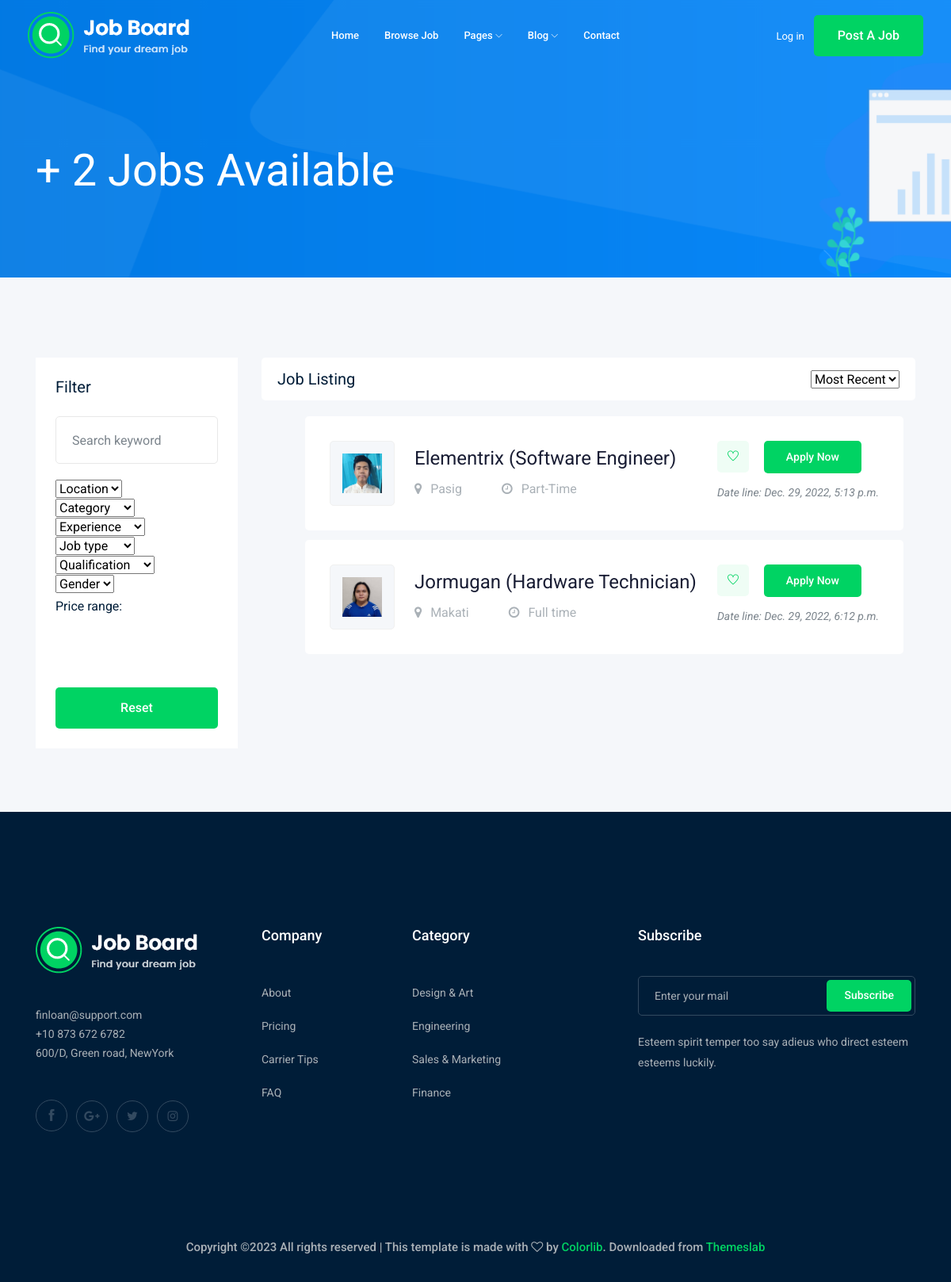
The app's page /jobs.html, older data.
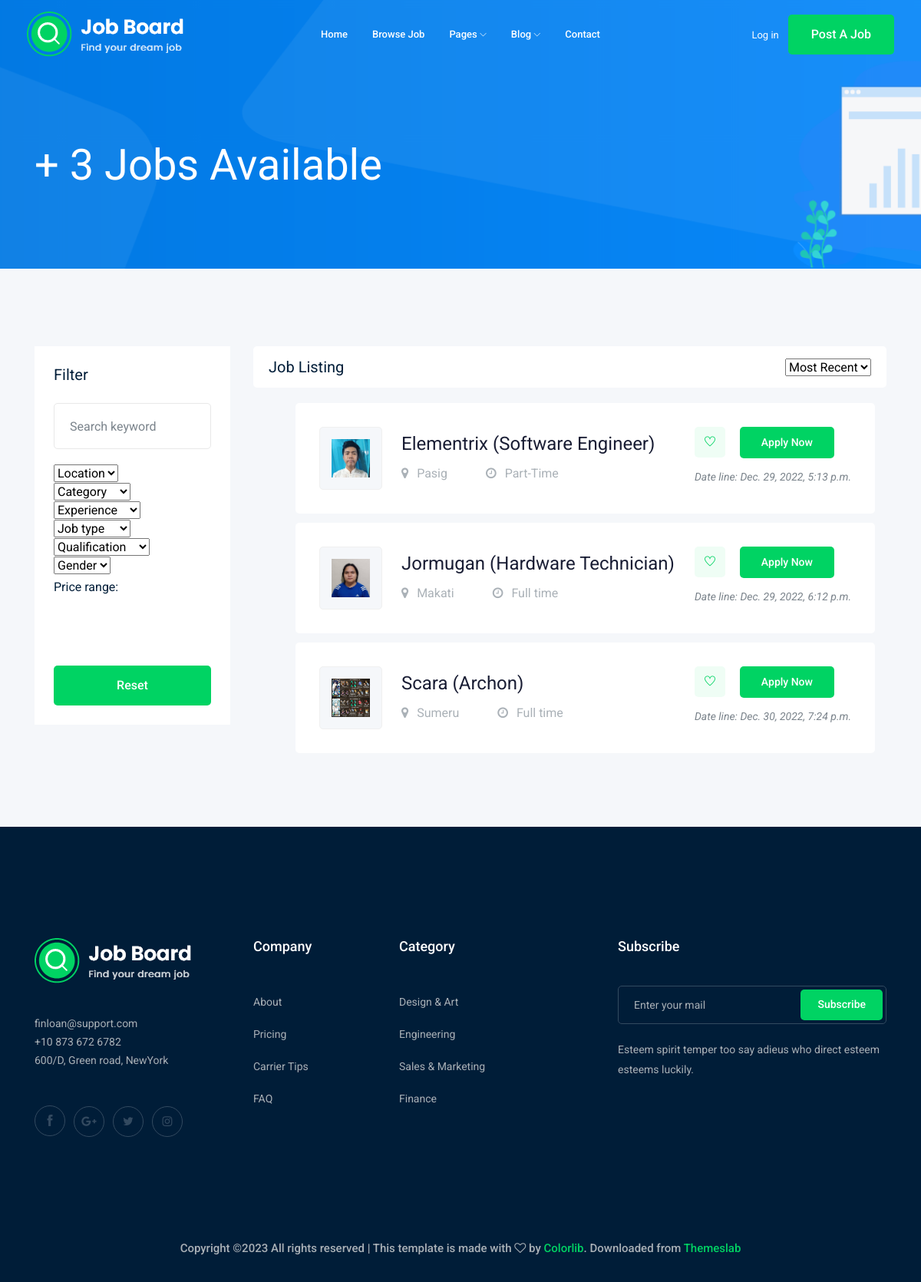
The same page, newer data.
### jobs/models.py (models this page shows, shortened)
class SubmitJob(models.Model):
    company_name = models.CharField(default='', max_length=255)
    company_img = models.ImageField('Company Image', default='')
    job_vacancy = models.CharField(default='', max_length=255)
    job_category = models.CharField(default='', max_length=255)
    pub_date = models.DateTimeField('date published', auto_now_add=False, blank=True)
    job_description = models.CharField('Job Description',default='', max_length=255)
    job_qualification = models.CharField('Job Qualification',default='', max_length=255)
    salary = models.IntegerField(default=0)
    location = models.CharField('Location',default='',max_length=255)
    time_employment = models.CharField(default='',max_length=200)

### jobs/views.py (the view)
# urls.py: path('',include('jobs.urls'))
def jobs (request):
    template = "jobs.html"
    jobs = SubmitJob.objects.all()
    context = {
        'jobs': jobs,
        'available' : len(jobs),
        'title': 'Find a Job',
    }
    return render(request, template,context)

### jobs/templates/jobs.html (shortened to what the changed rows need)
{% load static %}
<!doctype html>
<html class="no-js" lang="zxx">
<head>
    <link rel="stylesheet" href="{% static 'css/bootstrap.min.css' %}">
    <link rel="stylesheet" href="{% static 'css/owl.carousel.min.css' %}">
    <link rel="stylesheet" href="{% static 'css/magnific-popup.css' %}">
    <link rel="stylesheet" href="{% static 'css/font-awesome.min.css' %}">
    <link rel="stylesheet" href="{% static 'css/themify-icons.css' %}">
    <link rel="stylesheet" href="{% static 'css/nice-select.css' %}">
    <link rel="stylesheet" href="{% static 'css/flaticon.css' %}">
    <link rel="stylesheet" href="{% static 'css/jquery-ui.css' %}">
    <link rel="stylesheet" href="{% static 'css/gijgo.css' %}">
    <link rel="stylesheet" href="{% static 'css/animate.min.css' %}">
    <link rel="stylesheet" href="{% static 'css/slicknav.css' %}">
    <link rel="stylesheet" href="{% static 'css/style.css' %}">
</head>
<body>
    <div class="bradcam_area bradcam_bg_1">
        <div class="container">
            <div class="row">
                <div class="col-xl-12">
                    <div class="bradcam_text">
                        <h3>
                            + {{available}} Jobs Available
                        </h3>
                    </div>
                </div>
            </div>
        </div>
    </div>
    <div class="job_listing_area plus_padding">
        <div class="container">
            <div class="row">
                <div class="col-lg-9">
                    <div class="job_lists m-0">
                        <ol type="A">
                            {% for job in jobs %}
                            <div class="col-lg-12 col-md-12">
                                <div class="single_jobs white-bg d-flex justify-content-between">
                                    <div class="jobs_left d-flex align-items-center">
                                        <div class="thumb">
                                            <img src="{{job.company_img.url}}" height="50" width="50">
                                        </div>
                                        <div class="jobs_conetent">
                                            <a href="job_details.html"><h4>{{job.company_name}} ({{job.job_vacancy}})</h4></a>
                                            <div class="links_locat d-flex align-items-center">
                                                <div class="location">
                                                    <p> <i class="fa fa-map-marker"></i> {{job.location}}</p>
                                                </div>
                                                <div class="location">
                                                    <p> <i class="fa fa-clock-o"></i> {{job.time_employment}}</p>
                                                </div>
                                            </div>
                                        </div>
                                    </div>
                                    <div class="jobs_right">
                                        <div class="apply_now">
                                            <a class="heart_mark" href="#"> <i class="ti-heart"></i> </a>
                                            <a href="{% url 'jobs:job_details' job.id%}" class="boxed-btn3">Apply Now</a>
                                        </div>
                                        <div class="date">
                                            <p>Date line: {{job.pub_date}}</p>
                                        </div>
                                    </div>
                                </div>
                            </div>
                            {% endfor %}
                        </ol>
                    </div>
                </div>
            </div>
        </div>
    </div>
</body>
</html>

Row changes from the older to the newer data that the page shows:
added SubmitJob: company_img (picture), company_name "Scara", job_vacancy "Archon", location "Sumeru", time_employment "Full time", pub_date "Dec. 30, 2022, 7:24 p.m."
Text that changed along with them:
{{ available }}: "2" → "3"
